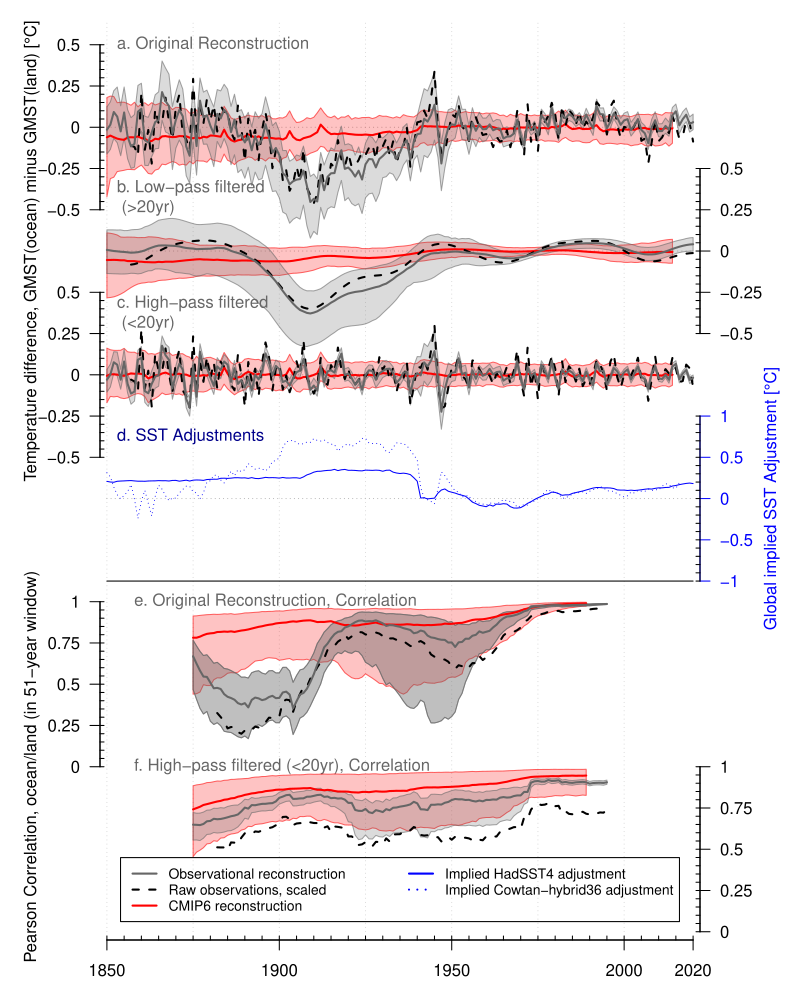

The script that saved this image:

# ------------------------------------------------------------------------------------
# Evaluate tos reconstruction based on ocean cells.
# ------------------------------------------------------------------------------------

# Sebastian Sippel
# 25.02.2023

library(matrixStats)
library(zoo)
library(dplR)


## load all data for reconstructions:
source("/net/h2o/climphys1/sippels/_projects/ocean-cold-anomaly/scripts/04a_master_load_reconstructions.R")


## 01a. Scale observations into GMST:
## ----------------------------------------
wr = c(mean(CRUTEM5.global.annual$Anomaly[142:171]) - mean(CRUTEM5.global.annual$Anomaly[8:51])) / c(mean(HadSST4.global.annual$Anomaly[142:171]) - mean(HadSST4.global.annual$Anomaly[8:51]))
alpha = 0.67
scale.land = alpha / wr + 1 - alpha   # see calculation!!
scale.sst = alpha + (1-alpha) * wr

# GSAT_blended_ann_mod_p1 = colMedians(OBS.tos_$GSAT$ann$mod_p1_min) * sea_fraction + colMedians(OBS.tas_land_$GSAT$ann$mod_p1_min) * land_ice_fraction
ocean.raw.scale = HadSST4.global.annual$Anomaly[1:171] * scale.sst
land.raw.scale = CRUTEM5.global.annual$Anomaly[1:171] * scale.land

# regress CRUTEM5 and HadSST4:
raw.data.scale = get.diff.window.cor(x = ocean.raw.scale[8:171], y = land.raw.scale[8:171], years = 1857:2020, w.width = 51, W = 20, center = T)


## 01b. Get correction vector(s):
## ----------------------------------------

# get correction vector from Cowtan:
cor_vec_hybrid36 = GMST.hybrid36$mod_p1_min_50[1:167] - GMST.tos$mod_p1_min_50[1:167]
cor_vec_hadsst4 = GMST.tos$mod_p1_min_50 - GMST.tos_ua$mod_p1_min_50

mean(c(cor_vec_hybrid36+cor_vec_hadsst4[1:167])[51:90])
mean(c(cor_vec_hadsst4[1:167])[51:90])





# ------------------------------------------------------------------------------------
# 02. Plot cold anomaly plausibility in CMIP6
# ------------------------------------------------------------------------------------
setwd("/net/h2o/climphys1/sippels/_projects/ocean-cold-anomaly/figures/02_cmip6/")



# mod_p1_min:
pdf(file = "02_plausibility_CMIP6.pdf", width = 8, height=10)
{
  par(mfrow=c(1, 1), mar=c(3,5,1,5))
  ylim = c(-3.6-1.25, 6.3); xlim = c(1848,2022)
  
  plot(x = 1850:2020, y = 1850:2020, type="n", 
       ylab = "", xlab = "", main = "", ylim = ylim, xlim = xlim, las=1, yaxt = "n", xaxt = "n", bty = "n", yaxs="i", xaxs="i")
  mtext(text = "Temperature difference, GMST(ocean) minus GMST(land) [°C]", side = 2, line = 3, at = 3.5, adj = 0.5)
  mtext(text = "Pearson Correlation, ocean/land (in 51-year window)", side = 2, line = 3, at = -2.75, adj = 0.5)
  
  {
    lines(x = c(1850, 1850), y = c(-10, 10), col = "lightgrey", lty = 3)
    lines(x = c(1875, 1875), y = c(-10, 10), col = "lightgrey", lty = 3)
    lines(x = c(1900, 1900), y = c(-10, 10), col = "lightgrey", lty = 3)
    lines(x = c(1925, 1925), y = c(-10, 10), col = "lightgrey", lty = 3)
    lines(x = c(1950, 1950), y = c(-10, 10), col = "lightgrey", lty = 3)
    lines(x = c(1975, 1975), y = c(-10, 10), col = "lightgrey", lty = 3)
    lines(x = c(2000, 2000), y = c(-10, 10), col = "lightgrey", lty = 3)
    
    axis(side = 1, at = c(1850, 1900, 1950, 2000, 2020))
    axis(side = 1, at = seq(1850, 2020, 5), tcl=0.2, labels=F)
    
    axis(side = 2, at = seq(4, 6, 0.5), labels=seq(-1, 1, 0.5) / 2, las = 1)  # +0.9
    axis(side = 2, at = seq(4, 6, 0.1), labels=F, tcl=0.2)
    lines(x = c(1850, 2020), y = c(5, 5), col = "darkgray", lty = 3)
    text(x = 1850, y = 6, labels = "a. Original Reconstruction", col = "grey40", pos = 4)
    
    axis(side = 4, at = seq(2, 4, 0.5) + 0.5, labels=seq(-1, 1, 0.5) / 2, las = 1)  # +0.9
    axis(side = 4, at = seq(2, 4, 0.1) + 0.5, labels=F, tcl=0.2)
    lines(x = c(1850, 2020), y = c(3, 3) + 0.5, col = "darkgray", lty = 3)
    text(x = 1850, y = 4.1, labels = "b. Low-pass filtered \n (>20yr)", col = "grey40", pos = 4)
    
    axis(side = 2, at = seq(0, 2, 0.5) + 0.5*2, labels=seq(-1, 1, 0.5) / 2, las = 1)  # +0.9
    axis(side = 2, at = seq(0, 2, 0.1) + 0.5*2, labels=F, tcl=0.2)
    lines(x = c(1850, 2020), y = c(1, 1) + 0.5*2, col = "darkgray", lty = 3)
    text(x = 1850, y = 1.7 + 0.5*2, labels = "c. High-pass filtered \n (<20yr)", col = "grey40", pos = 4)
    
    axis(side = 4, at = seq(-2, 0, 0.5) + 0.5*3, labels=seq(-1, 1, 0.5), las = 1, col = "blue", col.axis = "blue", col.ticks = "blue")   # +0.9
    axis(side = 4, at = seq(-2, 0, 0.1) + 0.5*3, labels=F, tcl=0.2)
    lines(x = c(1850, 2020), y = c(-1, -1) + 0.5*3, col = "darkgray", lty = 3)
    mtext(text = "Global implied SST Adjustment [°C]", side = 4, line = 3, at = 0.5, col = "blue")
    text(x = 1850, y = -0.25 + 0.5*3, labels = "d. SST Adjustments", col = "darkblue", pos = 4)
    
    lines(x = c(1850, 2020), y = c(-0.5, -0.5), col = "black", lty = 1)
  
    text(x = 1855, y = 0.5-1.25, labels = "e. Original Reconstruction, Correlation", col = "grey40", pos = 4)
    axis(side = 2, at = seq(-2, 0, 0.5) + 0.5 - 1.25, labels=seq(0, 1, 0.25), las = 1)  # +0.9
    axis(side = 2, at = seq(-2, 0, 0.1) + 0.5 - 1.25, labels=F, tcl=0.2)
    
    axis(side = 4, at = seq(-4, -2, 0.5) + 0.5 - 1.25, labels=seq(0, 1, 0.25), las = 1)  # +0.9
    axis(side = 4, at = seq(-4, -2, 0.1) + 0.5 - 1.25, labels=F, tcl=0.2)
    text(x = 1855, y = -2.75, labels = "f. High-pass filtered (<20yr), Correlation", col = "grey40", pos = 4)
    
    # axis(side = 4, at = seq(-6, -4, 0.5) + 0.5*5, labels=seq(-1, 1, 0.5), las = 1)  # +0.9
    # axis(side = 4, at = seq(-6, -4, 0.1) + 0.5*5, labels=F, tcl=0.2)
    # lines(x = c(1850, 2020), y = c(-5, -5) + 0.5*5, col = "darkgray", lty = 3)
    # text(x = 1855, y = -4.5 + 0.5*5, labels = "Unforced, high-pass filtered (<20yr)", col = "grey40", pos = 4)
  }
  
  # Full reconstruction:
  {
    c = 5; sc = 2
    # CMIP6:
    polygon(x = c(1850:2014, 2014:1850), y = c(CMIP6_mod_p1_min$diff_x_y_2.5, rev(CMIP6_mod_p1_min$diff_x_y_97.5)) * sc + c,
            col = make.transparent.color("red", alpha = 60), border = make.transparent.color("red", 150))
    
    # OBS:
    polygon(x = c(1850:2020, 2020:1850), y = c(OBS_mod_p1_min$diff_x_y_2.5, rev(OBS_mod_p1_min$diff_x_y_97.5)) * sc + c,
            col = make.transparent.color("grey40", alpha = 60), border = make.transparent.color("grey40", 150))
    lines(x = 1850:2014, y = CMIP6_mod_p1_min$diff_x_y_50 * sc + c, col = "red", lwd = 2)
    lines(x = 1857:2020, y = raw.data.scale$diff_x_y * sc + c, col = "black", lwd = 2, lty = 2)
    lines(x = 1850:2020, y = OBS_mod_p1_min$diff_x_y_50 * sc + c, col = "grey40", lwd = 2)
  }
  
  # Low-pass filtered:
  {
    c = 3 + 0.5; sc = 2
    # CMIP6:
    polygon(x = c(1850:2014, 2014:1850), y = c(CMIP6_mod_p1_min$diff_x.low_y.low_2.5, rev(CMIP6_mod_p1_min$diff_x.low_y.low_97.5)) * sc + c,
            col = make.transparent.color("red", alpha = 60), border = make.transparent.color("red", 150))
    
    # OBS:
    polygon(x = c(1850:2020, 2020:1850), y = c(OBS_mod_p1_min$diff_x.low_y.low_2.5, rev(OBS_mod_p1_min$diff_x.low_y.low_97.5)) * sc + c,
            col = make.transparent.color("grey40", alpha = 60), border = make.transparent.color("grey40", 150))
    lines(x = 1850:2014, y = CMIP6_mod_p1_min$diff_x.low_y.low_50 * sc + c, col = "red", lwd = 2)
    lines(x = 1857:2020, y = raw.data.scale$diff_x.low_y.low * sc + c, col = "black", lwd = 2, lty = 2)
    lines(x = 1850:2020, y = OBS_mod_p1_min$diff_x.low_y.low_50 * sc + c, col = "grey40", lwd = 2)
  }
  
  # High-pass filtered:
  {
    c = 1+0.5*2; sc = 2
    # CMIP6:
    polygon(x = c(1850:2014, 2014:1850), y = c(CMIP6_mod_p1_min$diff_x.high_y.high_2.5, rev(CMIP6_mod_p1_min$diff_x.high_y.high_97.5)) * sc + c,
            col = make.transparent.color("red", alpha = 60), border = make.transparent.color("red", 150))
    
    # OBS:
    polygon(x = c(1850:2020, 2020:1850), y = c(OBS_mod_p1_min$diff_x.high_y.high_2.5, rev(OBS_mod_p1_min$diff_x.high_y.high_97.5)) * sc + c,
            col = make.transparent.color("grey40", alpha = 60), border = make.transparent.color("grey40", 150))
    lines(x = 1850:2014, y = CMIP6_mod_p1_min$diff_x.high_y.high_50 * sc + c, col = "red", lwd = 2)
    lines(x = 1857:2020, y = raw.data.scale$diff_x.high_y.high * sc + c, col = "black", lwd = 2, lty = 2)
    lines(x = 1850:2020, y = OBS_mod_p1_min$diff_x.high_y.high_50 * sc + c, col = "grey40", lwd = 2)
  }
  
  # SST Adjustment:
  {
    c = -1+0.5*3; sc = 1
    
    lines(x = 1850:2020, y = cor_vec_hadsst4 * sc + c, type='l', ylim = c(-1, 1), col = "blue")
    #lines(x = 1850:2020, y = (cor_vec_hadsst4 + cor_vec_cmip6) * sc + c, col = "blue", lty = 2)
    lines(x = 1850:2016, y = (cor_vec_hadsst4[1:167] + cor_vec_hybrid36) * sc + c, col = "blue", lty = 3)
  }
  
  
  
  
  # Original Reconstruction, Correlation:
  {
    c = -2 + 0.5 - 1.25; sc = 2

    # CMIP6:
    polygon(x = c(c(1850:2014)[26:140], c(2014:1850)[26:140]), y = c(CMIP6_mod_p1_min_pt1$cor_x_y_2.5[26:140], rev(CMIP6_mod_p1_min_pt1$cor_x_y_97.5[26:140])) * sc + c,
            col = make.transparent.color("red", alpha = 60), border = make.transparent.color("red", 150))
    
    # OBS:
    polygon(x = c(c(1850:2020)[26:146], c(2020:1850)[26:146]), y = c(OBS_mod_p1_min$cor_x_y_2.5[26:146], rev(OBS_mod_p1_min$cor_x_y_97.5[26:146])) * sc + c,
            col = make.transparent.color("grey40", alpha = 60), border = make.transparent.color("grey40", 150))
    
    # Original data:
    polygon(x = c(c(1850:2020)[26:146], c(2020:1850)[26:146]), y = c(OBS_mod_p1_min$cor_x_y_2.5[26:146], rev(OBS_mod_p1_min$cor_x_y_97.5[26:146])) * sc + c,
            col = make.transparent.color("grey40", alpha = 60), border = make.transparent.color("grey40", 150))
    
    lines(x = 1850:2014, y = CMIP6_mod_p1_min_pt1$cor_x_y_50 * sc + c, col = "red", lwd = 2)
    lines(x = 1857:2020, y = raw.data.scale$cor_x_y * sc + c, col = "black", lwd = 2, lty = 2)
    lines(x = 1850:2020, y = OBS_mod_p1_min$cor_x_y_50 * sc + c, col = "grey40", lwd = 2)
  }
  
  # High-pass filtered Reconstruction, Correlation:
  {
    c = -4 + 0.5 - 1.25; sc = 2
    
    # CMIP6:
    polygon(x = c(c(1850:2014)[26:140], c(2014:1850)[26:140]), y = c(CMIP6_mod_p1_min_pt1$cor_x.high_y.high_2.5[26:140], rev(CMIP6_mod_p1_min_pt1$cor_x.high_y.high_97.5[26:140])) * sc + c,
            col = make.transparent.color("red", alpha = 60), border = make.transparent.color("red", 150))
    
    # OBS:
    polygon(x = c(c(1850:2020)[26:146], c(2020:1850)[26:146]), y = c(OBS_mod_p1_min$cor_x.high_y.high_2.5[26:146], rev(OBS_mod_p1_min$cor_x.high_y.high_97.5[26:146])) * sc + c,
            col = make.transparent.color("grey40", alpha = 60), border = make.transparent.color("grey40", 150))
    lines(x = 1850:2014, y = CMIP6_mod_p1_min_pt1$cor_x.high_y.high_50 * sc + c, col = "red", lwd = 2)
    lines(x = 1857:2020, y = raw.data.scale$cor_x.high_y.high * sc + c, col = "black", lwd = 2, lty = 2)
    lines(x = 1850:2020, y = OBS_mod_p1_min$cor_x.high_y.high_50 * sc + c, col = "grey40", lwd = 2)
  }
  
  legend("bottom", c("Observational reconstruction", "Raw observations, scaled", "CMIP6 reconstruction",
                          "Implied HadSST4 adjustment", "Implied Cowtan-hybrid36 adjustment"), 
                          col = c("grey40", "black", "red", "blue", "blue"),  
         cex = 0.8, ncol = 2, inset = 0.02, lwd = 2, lty = c(1, 2, 1, 1, 3))
}
dev.off()
